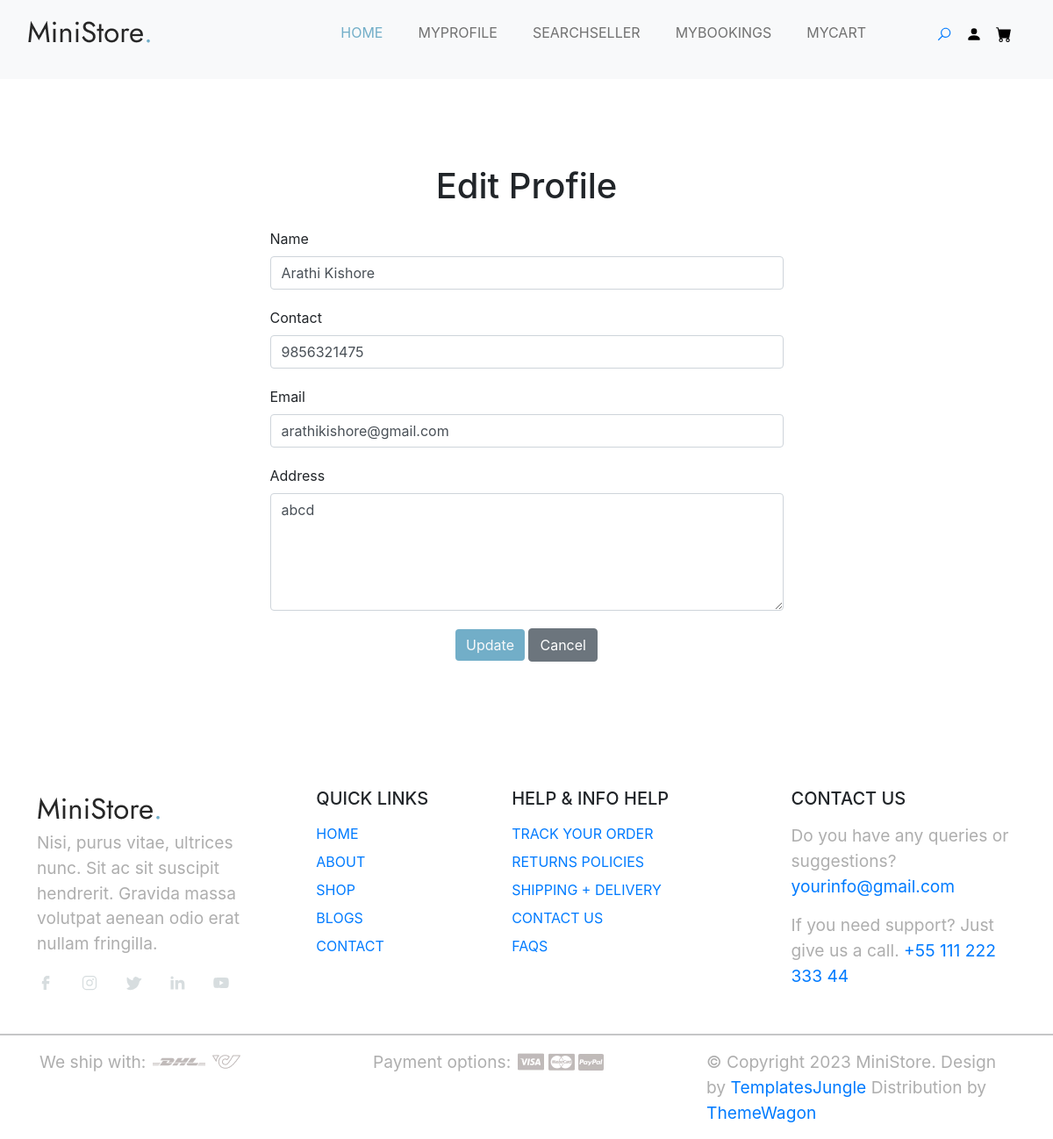
The app's page /User/EditProfile/ (signed in) with its own data.
### Guest/models.py (models this page shows)
class tbl_user(models.Model):
    name=models.CharField(max_length=50)
    contact=models.CharField(max_length=50)
    email=models.EmailField(max_length=50)
    address=models.TextField(max_length=50)
    location=models.ForeignKey(tbl_location,on_delete=models.CASCADE)
    gender=models.CharField(max_length=50)
    photo=models.FileField(upload_to="MemberDocs/")
    password=models.CharField(max_length=50)

### User/views.py (the view)
# urls.py: path('EditProfile/',views.editprof,name="EditProfile"),
def editprof(request):
    udata=tbl_user.objects.get(id=request.session['uid'])
    if request.method=="POST":
        udata.name=request.POST.get("txt_name")
        udata.contact=request.POST.get("txt_con")
        udata.email=request.POST.get("txt_email")
        udata.address=request.POST.get("txt_address")
        udata.save()
        return redirect("User:MyProfile")
    else:
        return render(request,"User/EditProfile.html",{'udata':udata})

### User/Templates/User/EditProfile.html (shortened to what this page needs)
{% extends 'User/header.html'%}
{% load static %}
{% block content %}
    <link href="https://stackpath.bootstrapcdn.com/bootstrap/4.5.2/css/bootstrap.min.css" rel="stylesheet">
</head>
<body>
    <!DOCTYPE html>
    <html lang="en">
    <head>
        <link rel="stylesheet" href="https://stackpath.bootstrapcdn.com/bootstrap/4.5.2/css/bootstrap.min.css">
    </head>
    <body>
        <h1 class="text-center">Edit Profile</h1>
        <form method="post" action="" class="mt-4">
            <div class="row justify-content-center">
                <div class="col-md-6">
                    <div class="form-group">
                        <label for="txt_name">Name</label>
                        <input type="text" id="txt_name" name="txt_name" value="{{udata.name}}" class="form-control">
                    </div>
                    <div class="form-group">
                        <label for="txt_con">Contact</label>
                        <input type="text" id="txt_con" name="txt_con" value="{{udata.contact}}" class="form-control">
                    </div>
                    <div class="form-group">
                        <label for="txt_email">Email</label>
                        <input type="email" id="txt_email" name="txt_email" value="{{udata.email}}" class="form-control">
                    </div>
                    <div class="form-group">
                        <label for="txt_address">Address</label>
                        <textarea name="txt_address" id="txt_address" cols="30" rows="5" class="form-control">{{udata.address}}</textarea>
                    </div>
                    <div class="text-center">
                        <button type="submit" name="btn_submit" class="btn btn-primary">Update</button>
                        <button type="reset" name="btn_cancel" class="btn btn-secondary">Cancel</button>
                    </div>
                </div>
            </div>
        </form>
    </body>
    </html>
{% endblock content %}

### Guest/static/Main/style.css (style rules this page uses)
:root { --accent-color: #717171; --white-color: #fff; --black-color: #000; --gray-color: #F3F3F3; --gray-color-300: #D8D8D8; --gray-color-500: #AEAEAE; --gray-color-800: #3A3A3A; --light-gray-color: #D7DDDF; --primary-color: #72AEC8; --bs-primary-rgb: 114,174,200; --light-color: #f8f9fa; --dark-color: #212529; --light-blue-color: #EDF1F3; --navbar-color-color: #131814; --swiper-theme-color: #4A4A4A; --swiper-pagination-color: #4A4A4A; }
:root { --body-font : "Lato", sans-serif; --heading-font : "Jost", sans-serif; }
*, *::before, *::after { -webkit-box-sizing: border-box; -moz-box-sizing: border-box; box-sizing: border-box; }
html { box-sizing: border-box; }
body { font-family: var(--body-font); font-size: 14px; font-weight: 500; line-height: 1.6; margin: 0; }
.btn.btn-primary { background: var(--primary-color); color: var(--light-color); border: none; }

### User/Templates/User/EditProfile.html (style rules this page uses)
.form-group { margin-bottom: 20px; }
.text-center { margin-top: 20px; }

### records on screen
tbl_user: txt_name "Arathi Kishore", txt_con "9856321475", txt_email "arathikishore@gmail.com", txt_address "abcd"
